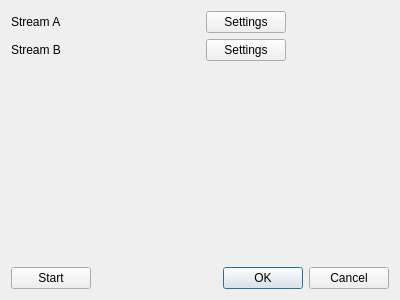
<?xml version="1.0" encoding="UTF-8"?>
<ui version="4.0">
 <class>DialogCompareSettings</class>
 <widget class="QDialog" name="DialogCompareSettings">
  <property name="geometry">
   <rect>
    <x>0</x>
    <y>0</y>
    <width>400</width>
    <height>300</height>
   </rect>
  </property>
  <property name="windowTitle">
   <string>Compare streams</string>
  </property>
  <layout class="QGridLayout" name="gridLayout">
   <item row="0" column="0" colspan="3">
    <widget class="QLabel" name="label">
     <property name="text">
      <string>Stream A</string>
     </property>
    </widget>
   </item>
   <item row="0" column="3">
    <widget class="QPushButton" name="pushButtonSettingsA">
     <property name="text">
      <string>Settings</string>
     </property>
    </widget>
   </item>
   <item row="1" column="0" colspan="3">
    <widget class="QLabel" name="label_2">
     <property name="text">
      <string>Stream B</string>
     </property>
    </widget>
   </item>
   <item row="1" column="3">
    <widget class="QPushButton" name="pushButtonSettingsB">
     <property name="text">
      <string>Settings</string>
     </property>
    </widget>
   </item>
   <item row="3" column="2" colspan="3">
    <widget class="QDialogButtonBox" name="buttonBox">
     <property name="orientation">
      <enum>Qt::Horizontal</enum>
     </property>
     <property name="standardButtons">
      <set>QDialogButtonBox::Cancel|QDialogButtonBox::Ok</set>
     </property>
    </widget>
   </item>
   <item row="0" column="4">
    <spacer name="horizontalSpacer">
     <property name="orientation">
      <enum>Qt::Horizontal</enum>
     </property>
     <property name="sizeHint" stdset="0">
      <size>
       <width>40</width>
       <height>20</height>
      </size>
     </property>
    </spacer>
   </item>
   <item row="1" column="4">
    <spacer name="horizontalSpacer_2">
     <property name="orientation">
      <enum>Qt::Horizontal</enum>
     </property>
     <property name="sizeHint" stdset="0">
      <size>
       <width>40</width>
       <height>20</height>
      </size>
     </property>
    </spacer>
   </item>
   <item row="3" column="0">
    <widget class="QPushButton" name="pushButtonStart">
     <property name="text">
      <string>Start</string>
     </property>
    </widget>
   </item>
   <item row="2" column="0" colspan="5">
    <widget class="QwtPlot" name="qwtPlot"/>
   </item>
   <item row="3" column="1">
    <spacer name="horizontalSpacer_3">
     <property name="orientation">
      <enum>Qt::Horizontal</enum>
     </property>
     <property name="sizeHint" stdset="0">
      <size>
       <width>40</width>
       <height>20</height>
      </size>
     </property>
    </spacer>
   </item>
  </layout>
 </widget>
 <customwidgets>
  <customwidget>
   <class>QwtPlot</class>
   <extends>QFrame</extends>
   <header location="global">qwt/qwt_plot.h</header>
   <container>1</container>
  </customwidget>
 </customwidgets>
 <resources/>
 <connections>
  <connection>
   <sender>buttonBox</sender>
   <signal>accepted()</signal>
   <receiver>DialogCompareSettings</receiver>
   <slot>accept()</slot>
   <hints>
    <hint type="sourcelabel">
     <x>248</x>
     <y>254</y>
    </hint>
    <hint type="destinationlabel">
     <x>157</x>
     <y>274</y>
    </hint>
   </hints>
  </connection>
  <connection>
   <sender>buttonBox</sender>
   <signal>rejected()</signal>
   <receiver>DialogCompareSettings</receiver>
   <slot>reject()</slot>
   <hints>
    <hint type="sourcelabel">
     <x>316</x>
     <y>260</y>
    </hint>
    <hint type="destinationlabel">
     <x>286</x>
     <y>274</y>
    </hint>
   </hints>
  </connection>
 </connections>
</ui>
